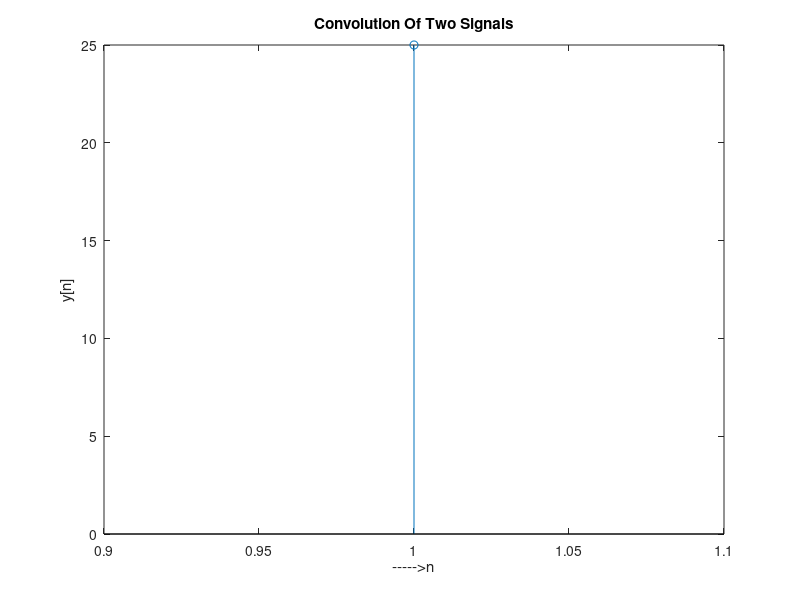

Reproduce this figure in MATLAB.
clc; clear all; close all;
x = input('Enter the first sequence');
h = input('Enter the second sequence');
m = length(x);
n = length(h);

X= [x, zeros(1,n)];
H = [h, zeros(1,m)];

     for i=1:n+m-1
         Y(i) = 0
         for j = 1:m
             if(i-j+1>0)
             Y(i) = Y(i) + H(i-j+1) * X(j)
             end
         end
     end
     Y
     stem(Y)
     ylabel('y[n]');
     xlabel('----->n');
     title('Convolution Of Two Signals');
     
    
    
    